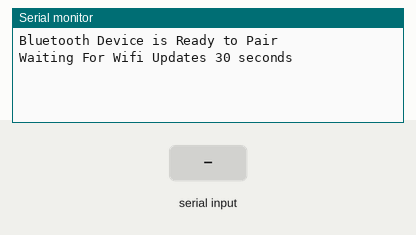
Simulated run of this sketch. Board: ESP32. Parts: the last lines printed to the serial monitor. The test bench sets the inputs (shaded band). WiFi joins after 1.5 s; servers stay silent unless stated; EEPROM starts erased; nothing arrives over Bluetooth unless stated.

Above: at 0.8 s.
0.9 s: "P\n" received over the second serial link
At 2.0 s:
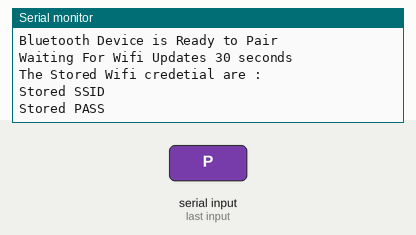
At 3.2 s:
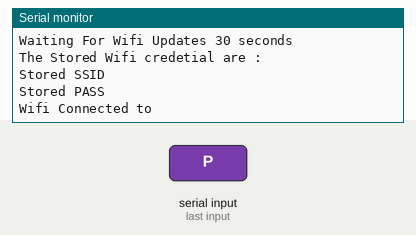

Measured:
- after the input at 0.9 s, the serial monitor: prints a new line at once (image 1)

The sketch:

ESP32_WIfiUpdate.ino
```cpp
#include "BluetoothSerial.h"  //Header File for Serial Bluetooth, will be added by default into Arduino
#include <EEPROM.h>
#include "WiFi.h"
BluetoothSerial ESP_BT;  //Object for Bluetooth
String buffer_in;
unsigned long previousMillis = 0;
byte val;
int addr = 0;
byte indS = 0;
byte indP = 0;
String stream;
byte len = 0;
String temp;
String temp2;
unsigned int interval = 30000;
void setup() {
  EEPROM.begin(50);
  Serial.begin(9600);  //Start Serial monitor in 9600
  Serial.println("Bluetooth Device is Ready to Pair");

  Serial.println("Waiting For Wifi Updates 30 seconds");
  ESP_BT.begin("ESP32_BLUETOOTH");  //Name of your Bluetooth Signal

  while (!check_wifiUpdate() == true) {
  }


  Serial.println("The Stored Wifi credetial are : ");
  for (int i = 0; i < 50; i++) {
    val = EEPROM.read(i);
    stream += (char)val;
    if ((val == 10) && (indS == 0)) {
      indS = i;
      //Serial.println("indS"+(String)i);
    } else if (val == 10 && indP == 0) {
      indP = i;
      break;
      //Serial.println("indP"+(String)i);
    }
  }


  // Serial.println(stream);
  // Serial.println("Stream Ended");
  temp = stream.substring(0, indS);
  temp = temp.substring(5, indS);


  //ssid2=ssid;
  temp2 = stream.substring(indS + 1, indP);
  temp2 = temp2.substring(5, indP - indS);


  int i = temp.length();
  int j = temp2.length();
  char ssid[i];
  char pass[j];
  temp.toCharArray(ssid, i);
  temp2.toCharArray(pass, j);


  Serial.println("Stored SSID");
  Serial.println(ssid);
  Serial.println("Stored PASS");
  Serial.println(pass);
  WiFi.mode(WIFI_STA);
  WiFi.begin(ssid, pass);

  if (WiFi.waitForConnectResult() != WL_CONNECTED) {
    Serial.println("WiFi Failed");
    while (1) {
      delay(1000);
    }
  } else {
    Serial.print("Wifi Connected to ");
    Serial.println(ssid);
  }
}


boolean check_wifiUpdate() {
  unsigned long currentMillis = millis();

  if (currentMillis - previousMillis >= interval) {
    previousMillis = currentMillis;


    Serial.println("30 Seconds Over");

    return true;
  }

  else if (ESP_BT.available())  //Check if we receive anything from Bluetooth
  {
    interval = 50000;
    buffer_in = ESP_BT.readStringUntil('\n');  //Read what we recevive
                                               //Serial.println("Received:"); Serial.println(buffer_in);
    delay(20);


    if (buffer_in.charAt(0) == 'S') {
      for (int i = 0; i < buffer_in.length(); i++) {
        val = (byte)(buffer_in.charAt(i));
        //Serial.println("val "+val);

        EEPROM.write(addr, val);
        //Serial.println(val);
        addr++;
      }
      //Serial.print("New ");
      //Serial.print(buffer_in);
      EEPROM.write(addr, 10);
      addr++;
      EEPROM.commit();
      ESP_BT.println("SSID Stored");
    }

    else if (buffer_in.charAt(0) == 'P') {
      for (int i = 0; i < buffer_in.length(); i++) {
        val = (byte)(buffer_in.charAt(i));
        //Serial.println("val "+val);
        EEPROM.write(addr, val);
        //Serial.println(val);
        addr++;
      }
      //Serial.print("New ");
      //Serial.print(buffer_in);
      EEPROM.write(addr, 10);
      EEPROM.commit();
      ESP_BT.println("Password Stored");
      return true;
    }

    return false;
  } else {
    return false;
  }
}


void loop() {
}
```
